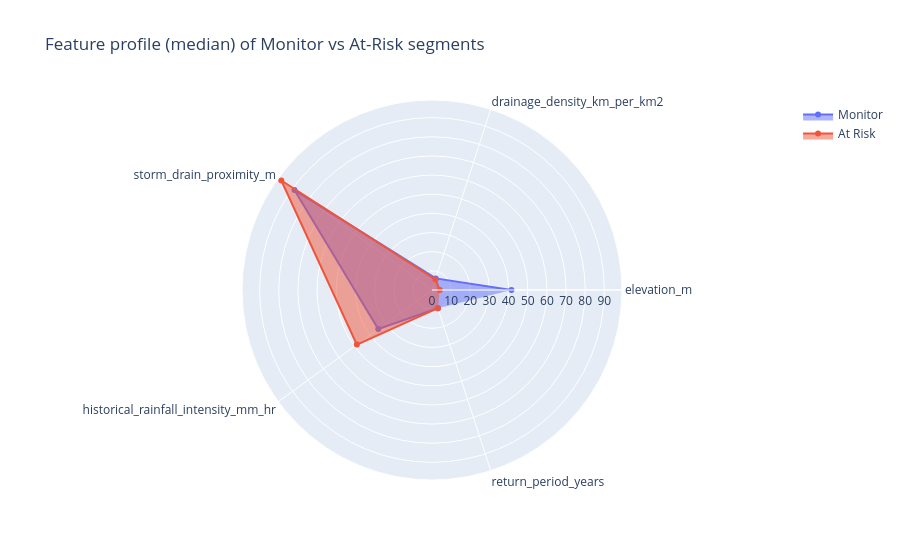

Notebook code cell kept with this figure:
### Markdown cell above
##**Insight4:** Spider / Radar chart comparing feature profiles of typical high-risk vs typical monitor segments

### Code cell
import plotly.graph_objects as go
import plotly.offline as pyo

pyo.init_notebook_mode(connected=True)

profile_cols = ['elevation_m','drainage_density_km_per_km2',
                'storm_drain_proximity_m','historical_rainfall_intensity_mm_hr','return_period_years']
agg_monitor = df[df['risk_simple']=='monitor'][profile_cols].median().fillna(0)
agg_atrisk = df[df['risk_simple']=='at_risk'][profile_cols].median().fillna(0)

categories = profile_cols

fig = go.Figure()

fig.add_trace(go.Scatterpolar(
    r=agg_monitor.values,
    theta=categories,
    fill='toself',
    name='Monitor'
))
fig.add_trace(go.Scatterpolar(
    r=agg_atrisk.values,
    theta=categories,
    fill='toself',
    name='At Risk'
))

fig.update_layout(polar=dict(
    radialaxis=dict(visible=True)),
    title="Feature profile (median) of Monitor vs At-Risk segments",
    showlegend=True
)
pyo.iplot(fig)

### Figure 1 — Plotly figure (JSON) as saved in the notebook; plotly's stock layout.template omitted (floating-point values rounded to 4 significant figures)
{"data": [{"fill": "toself", "name": "Monitor", "r": [41.48, 6.37, 88.8, 34.7, 10], "theta": ["elevation_m", "drainage_density_km_per_km2", "storm_drain_proximity_m", "historical_rainfall_intensity_mm_hr", "return_period_years"], "type": "scatterpolar"}, {"fill": "toself", "name": "At Risk", "r": [4.07, 5.78, 97.25, 48.5, 10], "theta": ["elevation_m", "drainage_density_km_per_km2", "storm_drain_proximity_m", "historical_rainfall_intensity_mm_hr", "return_period_years"], "type": "scatterpolar"}], "layout": {"polar": {"radialaxis": {"visible": true}}, "showlegend": true, "title": {"text": "Feature profile (median) of Monitor vs At-Risk segments"}}}
